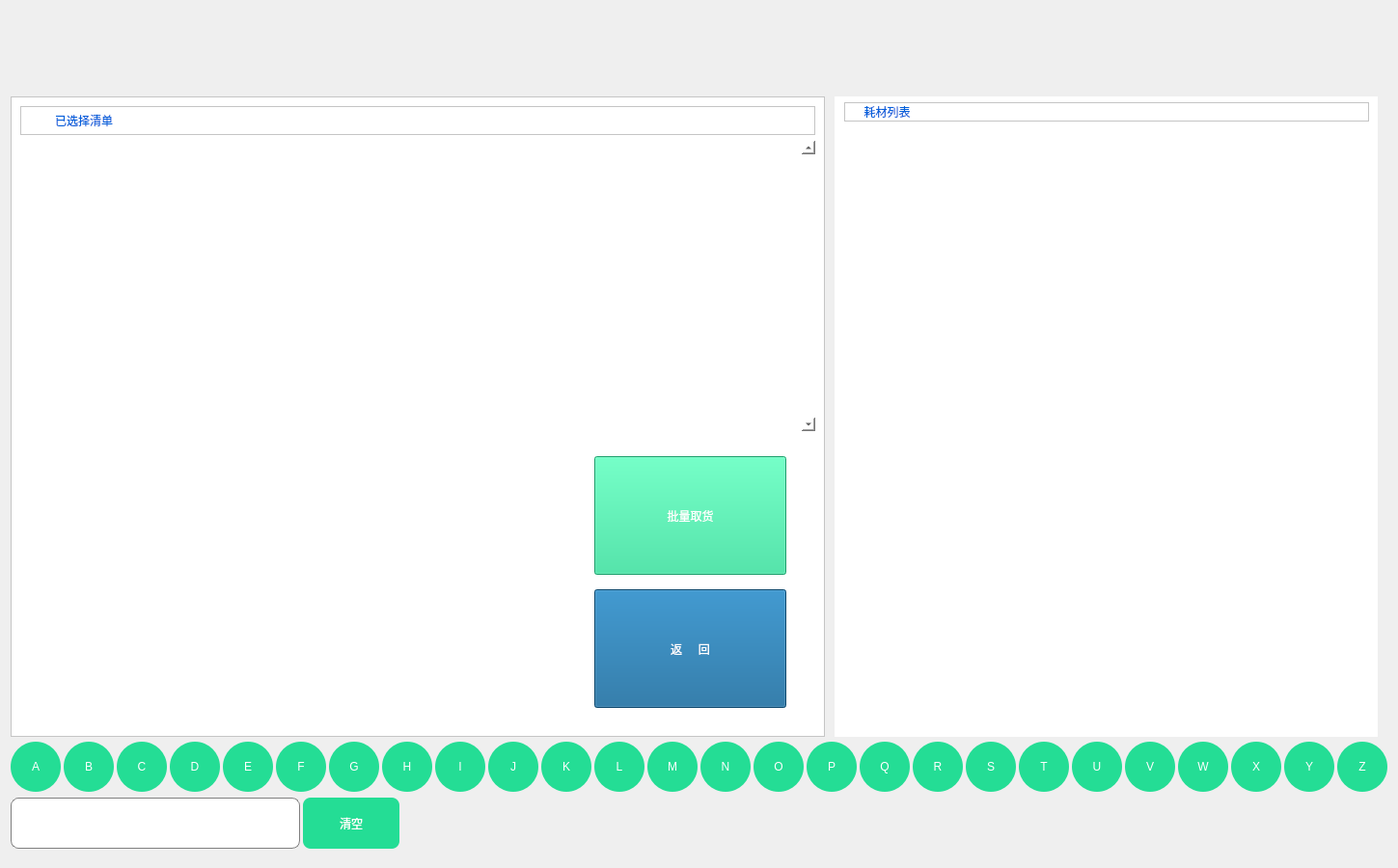
<?xml version="1.0" encoding="UTF-8"?>
<ui version="4.0">
 <class>CabinetListView</class>
 <widget class="QWidget" name="CabinetListView">
  <property name="geometry">
   <rect>
    <x>0</x>
    <y>0</y>
    <width>1448</width>
    <height>900</height>
   </rect>
  </property>
  <property name="windowTitle">
   <string>Form</string>
  </property>
  <property name="styleSheet">
   <string notr="true">QLabel{
font: 18px &quot;WenQuanYi Micro Hei Mono&quot;;
}</string>
  </property>
  <layout class="QVBoxLayout" name="verticalLayout_4" stretch="25,2,2">
   <property name="spacing">
    <number>5</number>
   </property>
   <property name="topMargin">
    <number>100</number>
   </property>
   <property name="bottomMargin">
    <number>20</number>
   </property>
   <item>
    <layout class="QHBoxLayout" name="horizontalLayout_5" stretch="6,4">
     <property name="spacing">
      <number>10</number>
     </property>
     <property name="rightMargin">
      <number>10</number>
     </property>
     <item>
      <widget class="QFrame" name="frame">
       <property name="styleSheet">
        <string notr="true">background-color: rgb(255, 255, 255);
font: 18px &quot;WenQuanYi Micro Hei Mono&quot;;</string>
       </property>
       <property name="frameShape">
        <enum>QFrame::StyledPanel</enum>
       </property>
       <property name="frameShadow">
        <enum>QFrame::Raised</enum>
       </property>
       <layout class="QVBoxLayout" name="verticalLayout" stretch="1,10,10">
        <item>
         <widget class="QFrame" name="frame_2">
          <property name="minimumSize">
           <size>
            <width>0</width>
            <height>20</height>
           </size>
          </property>
          <property name="frameShape">
           <enum>QFrame::StyledPanel</enum>
          </property>
          <property name="frameShadow">
           <enum>QFrame::Raised</enum>
          </property>
          <layout class="QHBoxLayout" name="horizontalLayout_6">
           <property name="spacing">
            <number>0</number>
           </property>
           <property name="leftMargin">
            <number>0</number>
           </property>
           <property name="topMargin">
            <number>0</number>
           </property>
           <property name="rightMargin">
            <number>0</number>
           </property>
           <property name="bottomMargin">
            <number>0</number>
           </property>
           <item>
            <widget class="QLabel" name="label_3">
             <property name="sizePolicy">
              <sizepolicy hsizetype="Maximum" vsizetype="Preferred">
               <horstretch>0</horstretch>
               <verstretch>0</verstretch>
              </sizepolicy>
             </property>
             <property name="minimumSize">
              <size>
               <width>35</width>
               <height>0</height>
              </size>
             </property>
             <property name="styleSheet">
              <string notr="true">image: url(:/image/image/icon/icon_title.png);
image-position:left;
</string>
             </property>
             <property name="text">
              <string/>
             </property>
            </widget>
           </item>
           <item>
            <widget class="QLabel" name="label">
             <property name="styleSheet">
              <string notr="true">color:rgb(3,97,219);
font: 17px &quot;WenQuanYi Zen Hei&quot;;</string>
             </property>
             <property name="text">
              <string>已选择清单</string>
             </property>
            </widget>
           </item>
           <item>
            <widget class="QLabel" name="msg">
             <property name="text">
              <string/>
             </property>
            </widget>
           </item>
          </layout>
         </widget>
        </item>
        <item>
         <widget class="QTableWidget" name="list_select">
          <property name="frameShape">
           <enum>QFrame::NoFrame</enum>
          </property>
          <property name="verticalScrollBarPolicy">
           <enum>Qt::ScrollBarAlwaysOn</enum>
          </property>
          <property name="horizontalScrollBarPolicy">
           <enum>Qt::ScrollBarAlwaysOff</enum>
          </property>
          <property name="editTriggers">
           <set>QAbstractItemView::NoEditTriggers</set>
          </property>
          <property name="selectionMode">
           <enum>QAbstractItemView::NoSelection</enum>
          </property>
          <property name="selectionBehavior">
           <enum>QAbstractItemView::SelectRows</enum>
          </property>
          <attribute name="horizontalHeaderVisible">
           <bool>false</bool>
          </attribute>
          <attribute name="horizontalHeaderStretchLastSection">
           <bool>true</bool>
          </attribute>
          <attribute name="verticalHeaderVisible">
           <bool>false</bool>
          </attribute>
          <attribute name="verticalHeaderDefaultSectionSize">
           <number>40</number>
          </attribute>
         </widget>
        </item>
        <item>
         <layout class="QHBoxLayout" name="horizontalLayout_2" stretch="7,3">
          <property name="leftMargin">
           <number>10</number>
          </property>
          <property name="topMargin">
           <number>20</number>
          </property>
          <property name="rightMargin">
           <number>10</number>
          </property>
          <item>
           <layout class="QHBoxLayout" name="horizontalLayout_4">
            <item>
             <widget class="QLabel" name="cabWin">
              <property name="sizePolicy">
               <sizepolicy hsizetype="Expanding" vsizetype="Expanding">
                <horstretch>0</horstretch>
                <verstretch>0</verstretch>
               </sizepolicy>
              </property>
              <property name="text">
               <string/>
              </property>
              <property name="scaledContents">
               <bool>true</bool>
              </property>
             </widget>
            </item>
           </layout>
          </item>
          <item>
           <layout class="QVBoxLayout" name="verticalLayout_3">
            <property name="spacing">
             <number>15</number>
            </property>
            <property name="leftMargin">
             <number>20</number>
            </property>
            <property name="topMargin">
             <number>0</number>
            </property>
            <property name="rightMargin">
             <number>20</number>
            </property>
            <property name="bottomMargin">
             <number>20</number>
            </property>
            <item>
             <widget class="QPushButton" name="fetch">
              <property name="sizePolicy">
               <sizepolicy hsizetype="Preferred" vsizetype="Preferred">
                <horstretch>0</horstretch>
                <verstretch>0</verstretch>
               </sizepolicy>
              </property>
              <property name="focusPolicy">
               <enum>Qt::NoFocus</enum>
              </property>
              <property name="styleSheet">
               <string notr="true">#fetch{
background-color: rgb(36, 221, 149);
font: 20px &quot;WenQuanYi Micro Hei Mono&quot;;
color: rgb(255, 255, 255);
}
#fetch:!enabled{
background-color: rgb(145, 145, 145);
}</string>
              </property>
              <property name="text">
               <string>批量取货</string>
              </property>
             </widget>
            </item>
            <item>
             <widget class="QPushButton" name="back">
              <property name="sizePolicy">
               <sizepolicy hsizetype="Preferred" vsizetype="Preferred">
                <horstretch>0</horstretch>
                <verstretch>0</verstretch>
               </sizepolicy>
              </property>
              <property name="focusPolicy">
               <enum>Qt::NoFocus</enum>
              </property>
              <property name="styleSheet">
               <string notr="true">background-color: rgb(13, 96, 150);
font: 20px &quot;WenQuanYi Micro Hei Mono&quot;;
color: rgb(255, 255, 255);</string>
              </property>
              <property name="text">
               <string>返     回</string>
              </property>
             </widget>
            </item>
           </layout>
          </item>
         </layout>
        </item>
       </layout>
      </widget>
     </item>
     <item>
      <widget class="QFrame" name="verticalFrame">
       <property name="styleSheet">
        <string notr="true">background-color: rgb(255, 255, 255);
font: 18px &quot;WenQuanYi Micro Hei Mono&quot;;</string>
       </property>
       <layout class="QVBoxLayout" name="verticalLayout_2">
        <property name="leftMargin">
         <number>10</number>
        </property>
        <property name="topMargin">
         <number>6</number>
        </property>
        <item>
         <widget class="QLabel" name="label_2">
          <property name="styleSheet">
           <string notr="true">image: url(:/image/image/icon/icon_title.png);
image-position:left;
color:rgb(3,97,219);
font: 17px &quot;WenQuanYi Zen Hei&quot;;</string>
          </property>
          <property name="frameShape">
           <enum>QFrame::StyledPanel</enum>
          </property>
          <property name="text">
           <string>     耗材列表</string>
          </property>
         </widget>
        </item>
        <item>
         <widget class="QTableWidget" name="list_goods">
          <property name="focusPolicy">
           <enum>Qt::NoFocus</enum>
          </property>
          <property name="styleSheet">
           <string notr="true">QTableWidget{

}
QTableWidget::Item{

}</string>
          </property>
          <property name="frameShape">
           <enum>QFrame::NoFrame</enum>
          </property>
          <property name="editTriggers">
           <set>QAbstractItemView::NoEditTriggers</set>
          </property>
          <property name="selectionMode">
           <enum>QAbstractItemView::NoSelection</enum>
          </property>
          <property name="selectionBehavior">
           <enum>QAbstractItemView::SelectRows</enum>
          </property>
          <property name="rowCount">
           <number>0</number>
          </property>
          <property name="columnCount">
           <number>0</number>
          </property>
          <attribute name="horizontalHeaderVisible">
           <bool>false</bool>
          </attribute>
          <attribute name="horizontalHeaderDefaultSectionSize">
           <number>100</number>
          </attribute>
          <attribute name="horizontalHeaderStretchLastSection">
           <bool>true</bool>
          </attribute>
          <attribute name="verticalHeaderVisible">
           <bool>false</bool>
          </attribute>
          <attribute name="verticalHeaderDefaultSectionSize">
           <number>50</number>
          </attribute>
         </widget>
        </item>
       </layout>
      </widget>
     </item>
    </layout>
   </item>
   <item>
    <widget class="QFrame" name="frame_3">
     <property name="styleSheet">
      <string notr="true">QPushButton::pressed{
font: 23px &quot;WenQuanYi Micro Hei Mono&quot;;
color: rgb(255, 255, 255);
border:0px solid grey;
border-radius: 26px;
background-color:  rgba(22, 52, 73, 200);
}

QPushButton{
font: 23px &quot;WenQuanYi Micro Hei Mono&quot;;
color: rgb(255, 255, 255);
border:0px solid grey;
border-radius: 26px;
background-color: rgb(36, 221, 149);
}</string>
     </property>
     <property name="frameShape">
      <enum>QFrame::NoFrame</enum>
     </property>
     <property name="frameShadow">
      <enum>QFrame::Raised</enum>
     </property>
     <layout class="QHBoxLayout" name="horizontalLayout_3">
      <property name="spacing">
       <number>3</number>
      </property>
      <property name="leftMargin">
       <number>0</number>
      </property>
      <property name="topMargin">
       <number>0</number>
      </property>
      <property name="rightMargin">
       <number>0</number>
      </property>
      <property name="bottomMargin">
       <number>0</number>
      </property>
      <item>
       <widget class="QPushButton" name="pushButton_1">
        <property name="sizePolicy">
         <sizepolicy hsizetype="Fixed" vsizetype="Fixed">
          <horstretch>0</horstretch>
          <verstretch>0</verstretch>
         </sizepolicy>
        </property>
        <property name="minimumSize">
         <size>
          <width>52</width>
          <height>52</height>
         </size>
        </property>
        <property name="styleSheet">
         <string notr="true"/>
        </property>
        <property name="text">
         <string>A</string>
        </property>
        <property name="checkable">
         <bool>true</bool>
        </property>
       </widget>
      </item>
      <item>
       <widget class="QPushButton" name="pushButton_2">
        <property name="sizePolicy">
         <sizepolicy hsizetype="Fixed" vsizetype="Fixed">
          <horstretch>0</horstretch>
          <verstretch>0</verstretch>
         </sizepolicy>
        </property>
        <property name="minimumSize">
         <size>
          <width>52</width>
          <height>52</height>
         </size>
        </property>
        <property name="styleSheet">
         <string notr="true"/>
        </property>
        <property name="text">
         <string>B</string>
        </property>
        <property name="checkable">
         <bool>true</bool>
        </property>
       </widget>
      </item>
      <item>
       <widget class="QPushButton" name="pushButton_3">
        <property name="sizePolicy">
         <sizepolicy hsizetype="Fixed" vsizetype="Fixed">
          <horstretch>0</horstretch>
          <verstretch>0</verstretch>
         </sizepolicy>
        </property>
        <property name="minimumSize">
         <size>
          <width>52</width>
          <height>52</height>
         </size>
        </property>
        <property name="styleSheet">
         <string notr="true"/>
        </property>
        <property name="text">
         <string>C</string>
        </property>
        <property name="checkable">
         <bool>true</bool>
        </property>
       </widget>
      </item>
      <item>
       <widget class="QPushButton" name="pushButton_4">
        <property name="sizePolicy">
         <sizepolicy hsizetype="Fixed" vsizetype="Fixed">
          <horstretch>0</horstretch>
          <verstretch>0</verstretch>
         </sizepolicy>
        </property>
        <property name="minimumSize">
         <size>
          <width>52</width>
          <height>52</height>
         </size>
        </property>
        <property name="styleSheet">
         <string notr="true"/>
        </property>
        <property name="text">
         <string>D</string>
        </property>
        <property name="checkable">
         <bool>true</bool>
        </property>
       </widget>
      </item>
      <item>
       <widget class="QPushButton" name="pushButton_5">
        <property name="sizePolicy">
         <sizepolicy hsizetype="Fixed" vsizetype="Fixed">
          <horstretch>0</horstretch>
          <verstretch>0</verstretch>
         </sizepolicy>
        </property>
        <property name="minimumSize">
         <size>
          <width>52</width>
          <height>52</height>
         </size>
        </property>
        <property name="styleSheet">
         <string notr="true"/>
        </property>
        <property name="text">
         <string>E</string>
        </property>
        <property name="checkable">
         <bool>true</bool>
        </property>
       </widget>
      </item>
      <item>
       <widget class="QPushButton" name="pushButton_6">
        <property name="sizePolicy">
         <sizepolicy hsizetype="Fixed" vsizetype="Fixed">
          <horstretch>0</horstretch>
          <verstretch>0</verstretch>
         </sizepolicy>
        </property>
        <property name="minimumSize">
         <size>
          <width>52</width>
          <height>52</height>
         </size>
        </property>
        <property name="styleSheet">
         <string notr="true"/>
        </property>
        <property name="text">
         <string>F</string>
        </property>
        <property name="checkable">
         <bool>true</bool>
        </property>
       </widget>
      </item>
      <item>
       <widget class="QPushButton" name="pushButton_7">
        <property name="sizePolicy">
         <sizepolicy hsizetype="Fixed" vsizetype="Fixed">
          <horstretch>0</horstretch>
          <verstretch>0</verstretch>
         </sizepolicy>
        </property>
        <property name="minimumSize">
         <size>
          <width>52</width>
          <height>52</height>
         </size>
        </property>
        <property name="styleSheet">
         <string notr="true"/>
        </property>
        <property name="text">
         <string>G</string>
        </property>
        <property name="checkable">
         <bool>true</bool>
        </property>
       </widget>
      </item>
      <item>
       <widget class="QPushButton" name="pushButton_8">
        <property name="sizePolicy">
         <sizepolicy hsizetype="Fixed" vsizetype="Fixed">
          <horstretch>0</horstretch>
          <verstretch>0</verstretch>
         </sizepolicy>
        </property>
        <property name="minimumSize">
         <size>
          <width>52</width>
          <height>52</height>
         </size>
        </property>
        <property name="styleSheet">
         <string notr="true"/>
        </property>
        <property name="text">
         <string>H</string>
        </property>
        <property name="checkable">
         <bool>true</bool>
        </property>
       </widget>
      </item>
      <item>
       <widget class="QPushButton" name="pushButton_9">
        <property name="sizePolicy">
         <sizepolicy hsizetype="Fixed" vsizetype="Fixed">
          <horstretch>0</horstretch>
          <verstretch>0</verstretch>
         </sizepolicy>
        </property>
        <property name="minimumSize">
         <size>
          <width>52</width>
          <height>52</height>
         </size>
        </property>
        <property name="styleSheet">
         <string notr="true"/>
        </property>
        <property name="text">
         <string>I</string>
        </property>
        <property name="checkable">
         <bool>true</bool>
        </property>
        <property name="checked">
         <bool>false</bool>
        </property>
       </widget>
      </item>
      <item>
       <widget class="QPushButton" name="pushButton_10">
        <property name="sizePolicy">
         <sizepolicy hsizetype="Fixed" vsizetype="Fixed">
          <horstretch>0</horstretch>
          <verstretch>0</verstretch>
         </sizepolicy>
        </property>
        <property name="minimumSize">
         <size>
          <width>52</width>
          <height>52</height>
         </size>
        </property>
        <property name="styleSheet">
         <string notr="true"/>
        </property>
        <property name="text">
         <string>J</string>
        </property>
        <property name="checkable">
         <bool>true</bool>
        </property>
       </widget>
      </item>
      <item>
       <widget class="QPushButton" name="pushButton_11">
        <property name="sizePolicy">
         <sizepolicy hsizetype="Fixed" vsizetype="Fixed">
          <horstretch>0</horstretch>
          <verstretch>0</verstretch>
         </sizepolicy>
        </property>
        <property name="minimumSize">
         <size>
          <width>52</width>
          <height>52</height>
         </size>
        </property>
        <property name="styleSheet">
         <string notr="true"/>
        </property>
        <property name="text">
         <string>K</string>
        </property>
        <property name="checkable">
         <bool>true</bool>
        </property>
       </widget>
      </item>
      <item>
       <widget class="QPushButton" name="pushButton_12">
        <property name="sizePolicy">
         <sizepolicy hsizetype="Fixed" vsizetype="Fixed">
          <horstretch>0</horstretch>
          <verstretch>0</verstretch>
         </sizepolicy>
        </property>
        <property name="minimumSize">
         <size>
          <width>52</width>
          <height>52</height>
         </size>
        </property>
        <property name="styleSheet">
         <string notr="true"/>
        </property>
        <property name="text">
         <string>L</string>
        </property>
        <property name="checkable">
         <bool>true</bool>
        </property>
       </widget>
      </item>
      <item>
       <widget class="QPushButton" name="pushButton_13">
        <property name="sizePolicy">
         <sizepolicy hsizetype="Fixed" vsizetype="Fixed">
          <horstretch>0</horstretch>
          <verstretch>0</verstretch>
         </sizepolicy>
        </property>
        <property name="minimumSize">
         <size>
          <width>52</width>
          <height>52</height>
         </size>
        </property>
        <property name="styleSheet">
         <string notr="true"/>
        </property>
        <property name="text">
         <string>M</string>
        </property>
        <property name="checkable">
         <bool>true</bool>
        </property>
       </widget>
      </item>
      <item>
       <widget class="QPushButton" name="pushButton_14">
        <property name="sizePolicy">
         <sizepolicy hsizetype="Fixed" vsizetype="Fixed">
          <horstretch>0</horstretch>
          <verstretch>0</verstretch>
         </sizepolicy>
        </property>
        <property name="minimumSize">
         <size>
          <width>52</width>
          <height>52</height>
         </size>
        </property>
        <property name="styleSheet">
         <string notr="true"/>
        </property>
        <property name="text">
         <string>N</string>
        </property>
        <property name="checkable">
         <bool>true</bool>
        </property>
       </widget>
      </item>
      <item>
       <widget class="QPushButton" name="pushButton_15">
        <property name="sizePolicy">
         <sizepolicy hsizetype="Fixed" vsizetype="Fixed">
          <horstretch>0</horstretch>
          <verstretch>0</verstretch>
         </sizepolicy>
        </property>
        <property name="minimumSize">
         <size>
          <width>52</width>
          <height>52</height>
         </size>
        </property>
        <property name="styleSheet">
         <string notr="true"/>
        </property>
        <property name="text">
         <string>O</string>
        </property>
        <property name="checkable">
         <bool>true</bool>
        </property>
       </widget>
      </item>
      <item>
       <widget class="QPushButton" name="pushButton_16">
        <property name="sizePolicy">
         <sizepolicy hsizetype="Fixed" vsizetype="Fixed">
          <horstretch>0</horstretch>
          <verstretch>0</verstretch>
         </sizepolicy>
        </property>
        <property name="minimumSize">
         <size>
          <width>52</width>
          <height>52</height>
         </size>
        </property>
        <property name="styleSheet">
         <string notr="true"/>
        </property>
        <property name="text">
         <string>P</string>
        </property>
        <property name="checkable">
         <bool>true</bool>
        </property>
       </widget>
      </item>
      <item>
       <widget class="QPushButton" name="pushButton_17">
        <property name="sizePolicy">
         <sizepolicy hsizetype="Fixed" vsizetype="Fixed">
          <horstretch>0</horstretch>
          <verstretch>0</verstretch>
         </sizepolicy>
        </property>
        <property name="minimumSize">
         <size>
          <width>52</width>
          <height>52</height>
         </size>
        </property>
        <property name="styleSheet">
         <string notr="true"/>
        </property>
        <property name="text">
         <string>Q</string>
        </property>
        <property name="checkable">
         <bool>true</bool>
        </property>
       </widget>
      </item>
      <item>
       <widget class="QPushButton" name="pushButton_18">
        <property name="sizePolicy">
         <sizepolicy hsizetype="Fixed" vsizetype="Fixed">
          <horstretch>0</horstretch>
          <verstretch>0</verstretch>
         </sizepolicy>
        </property>
        <property name="minimumSize">
         <size>
          <width>52</width>
          <height>52</height>
         </size>
        </property>
        <property name="styleSheet">
         <string notr="true"/>
        </property>
        <property name="text">
         <string>R</string>
        </property>
        <property name="checkable">
         <bool>true</bool>
        </property>
       </widget>
      </item>
      <item>
       <widget class="QPushButton" name="pushButton_19">
        <property name="sizePolicy">
         <sizepolicy hsizetype="Fixed" vsizetype="Fixed">
          <horstretch>0</horstretch>
          <verstretch>0</verstretch>
         </sizepolicy>
        </property>
        <property name="minimumSize">
         <size>
          <width>52</width>
          <height>52</height>
         </size>
        </property>
        <property name="styleSheet">
         <string notr="true"/>
        </property>
        <property name="text">
         <string>S</string>
        </property>
        <property name="checkable">
         <bool>true</bool>
        </property>
       </widget>
      </item>
      <item>
       <widget class="QPushButton" name="pushButton_20">
        <property name="sizePolicy">
         <sizepolicy hsizetype="Fixed" vsizetype="Fixed">
          <horstretch>0</horstretch>
          <verstretch>0</verstretch>
         </sizepolicy>
        </property>
        <property name="minimumSize">
         <size>
          <width>52</width>
          <height>52</height>
         </size>
        </property>
        <property name="styleSheet">
         <string notr="true"/>
        </property>
        <property name="text">
         <string>T</string>
        </property>
        <property name="checkable">
         <bool>true</bool>
        </property>
       </widget>
      </item>
      <item>
       <widget class="QPushButton" name="pushButton_21">
        <property name="sizePolicy">
         <sizepolicy hsizetype="Fixed" vsizetype="Fixed">
          <horstretch>0</horstretch>
          <verstretch>0</verstretch>
         </sizepolicy>
        </property>
        <property name="minimumSize">
         <size>
          <width>52</width>
          <height>52</height>
         </size>
        </property>
        <property name="styleSheet">
         <string notr="true"/>
        </property>
        <property name="text">
         <string>U</string>
        </property>
        <property name="checkable">
         <bool>true</bool>
        </property>
       </widget>
      </item>
      <item>
       <widget class="QPushButton" name="pushButton_22">
        <property name="sizePolicy">
         <sizepolicy hsizetype="Fixed" vsizetype="Fixed">
          <horstretch>0</horstretch>
          <verstretch>0</verstretch>
         </sizepolicy>
        </property>
        <property name="minimumSize">
         <size>
          <width>52</width>
          <height>52</height>
         </size>
        </property>
        <property name="styleSheet">
         <string notr="true"/>
        </property>
        <property name="text">
         <string>V</string>
        </property>
        <property name="checkable">
         <bool>true</bool>
        </property>
       </widget>
      </item>
      <item>
       <widget class="QPushButton" name="pushButton_23">
        <property name="sizePolicy">
         <sizepolicy hsizetype="Fixed" vsizetype="Fixed">
          <horstretch>0</horstretch>
          <verstretch>0</verstretch>
         </sizepolicy>
        </property>
        <property name="minimumSize">
         <size>
          <width>52</width>
          <height>52</height>
         </size>
        </property>
        <property name="styleSheet">
         <string notr="true"/>
        </property>
        <property name="text">
         <string>W</string>
        </property>
        <property name="checkable">
         <bool>true</bool>
        </property>
       </widget>
      </item>
      <item>
       <widget class="QPushButton" name="pushButton_24">
        <property name="sizePolicy">
         <sizepolicy hsizetype="Fixed" vsizetype="Fixed">
          <horstretch>0</horstretch>
          <verstretch>0</verstretch>
         </sizepolicy>
        </property>
        <property name="minimumSize">
         <size>
          <width>52</width>
          <height>52</height>
         </size>
        </property>
        <property name="styleSheet">
         <string notr="true"/>
        </property>
        <property name="text">
         <string>X</string>
        </property>
        <property name="checkable">
         <bool>true</bool>
        </property>
       </widget>
      </item>
      <item>
       <widget class="QPushButton" name="pushButton_25">
        <property name="sizePolicy">
         <sizepolicy hsizetype="Fixed" vsizetype="Fixed">
          <horstretch>0</horstretch>
          <verstretch>0</verstretch>
         </sizepolicy>
        </property>
        <property name="minimumSize">
         <size>
          <width>52</width>
          <height>52</height>
         </size>
        </property>
        <property name="styleSheet">
         <string notr="true"/>
        </property>
        <property name="text">
         <string>Y</string>
        </property>
        <property name="checkable">
         <bool>true</bool>
        </property>
       </widget>
      </item>
      <item>
       <widget class="QPushButton" name="pushButton_26">
        <property name="sizePolicy">
         <sizepolicy hsizetype="Fixed" vsizetype="Fixed">
          <horstretch>0</horstretch>
          <verstretch>0</verstretch>
         </sizepolicy>
        </property>
        <property name="minimumSize">
         <size>
          <width>52</width>
          <height>52</height>
         </size>
        </property>
        <property name="styleSheet">
         <string notr="true"/>
        </property>
        <property name="text">
         <string>Z</string>
        </property>
        <property name="checkable">
         <bool>true</bool>
        </property>
       </widget>
      </item>
      <item>
       <spacer name="horizontalSpacer_2">
        <property name="orientation">
         <enum>Qt::Horizontal</enum>
        </property>
        <property name="sizeHint" stdset="0">
         <size>
          <width>44</width>
          <height>20</height>
         </size>
        </property>
       </spacer>
      </item>
     </layout>
    </widget>
   </item>
   <item>
    <widget class="QFrame" name="frame_button">
     <property name="styleSheet">
      <string notr="true"/>
     </property>
     <property name="frameShape">
      <enum>QFrame::NoFrame</enum>
     </property>
     <property name="frameShadow">
      <enum>QFrame::Raised</enum>
     </property>
     <layout class="QHBoxLayout" name="horizontalLayout">
      <property name="spacing">
       <number>3</number>
      </property>
      <property name="leftMargin">
       <number>0</number>
      </property>
      <property name="topMargin">
       <number>0</number>
      </property>
      <property name="rightMargin">
       <number>5</number>
      </property>
      <property name="bottomMargin">
       <number>0</number>
      </property>
      <item>
       <widget class="QLineEdit" name="searchStr">
        <property name="sizePolicy">
         <sizepolicy hsizetype="Fixed" vsizetype="Preferred">
          <horstretch>0</horstretch>
          <verstretch>0</verstretch>
         </sizepolicy>
        </property>
        <property name="minimumSize">
         <size>
          <width>300</width>
          <height>0</height>
         </size>
        </property>
        <property name="styleSheet">
         <string notr="true">background-color: rgb(255, 255, 255);
border:1px solid grey;
border-radius:8px;
font: 20px &quot;WenQuanYi Micro Hei Mono&quot;;</string>
        </property>
       </widget>
      </item>
      <item>
       <widget class="QPushButton" name="searchClear">
        <property name="sizePolicy">
         <sizepolicy hsizetype="Fixed" vsizetype="Preferred">
          <horstretch>0</horstretch>
          <verstretch>0</verstretch>
         </sizepolicy>
        </property>
        <property name="minimumSize">
         <size>
          <width>100</width>
          <height>0</height>
         </size>
        </property>
        <property name="styleSheet">
         <string notr="true">font: 35px &quot;WenQuanYi Micro Hei Mono&quot;;
color: rgb(255, 255, 255);
border:0px solid grey;
border-radius: 8px;
background-color: rgb(36, 221, 149);</string>
        </property>
        <property name="text">
         <string>清空</string>
        </property>
       </widget>
      </item>
      <item>
       <spacer name="horizontalSpacer">
        <property name="orientation">
         <enum>Qt::Horizontal</enum>
        </property>
        <property name="sizeHint" stdset="0">
         <size>
          <width>40</width>
          <height>20</height>
         </size>
        </property>
       </spacer>
      </item>
     </layout>
    </widget>
   </item>
  </layout>
 </widget>
 <resources/>
 <connections/>
</ui>
